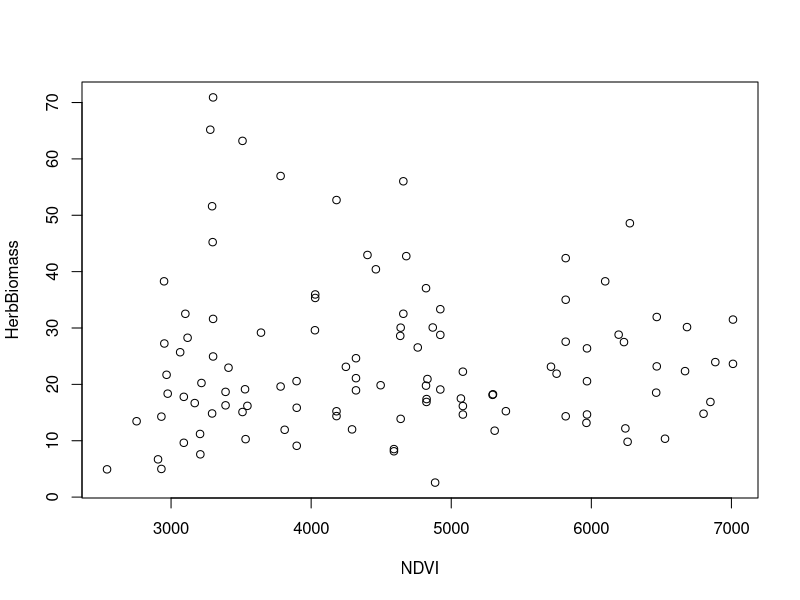
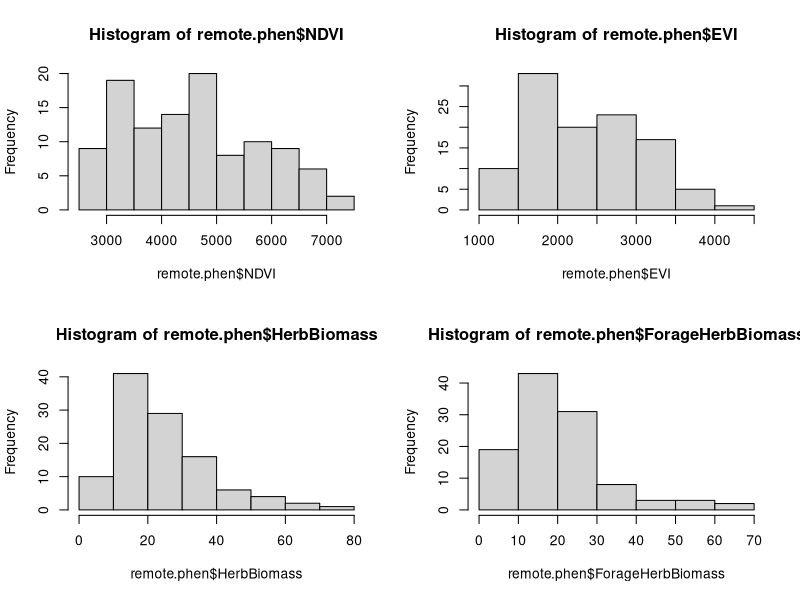
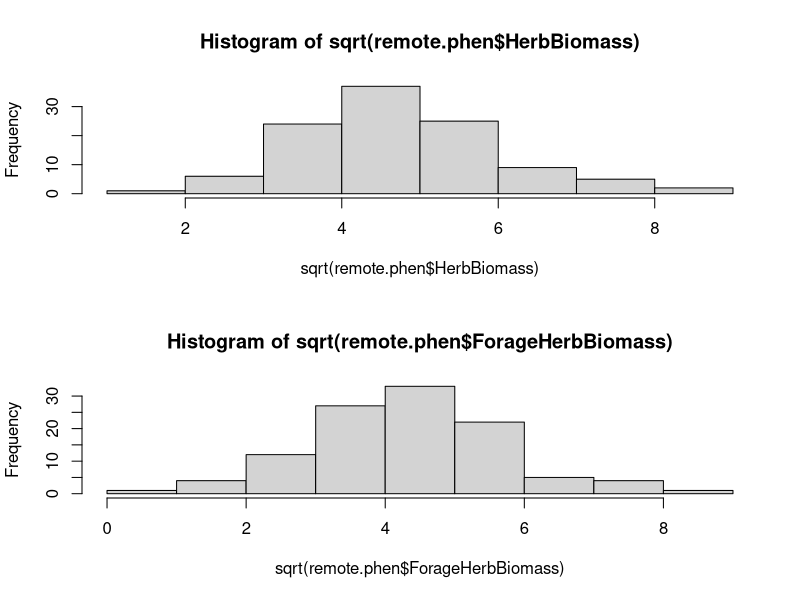
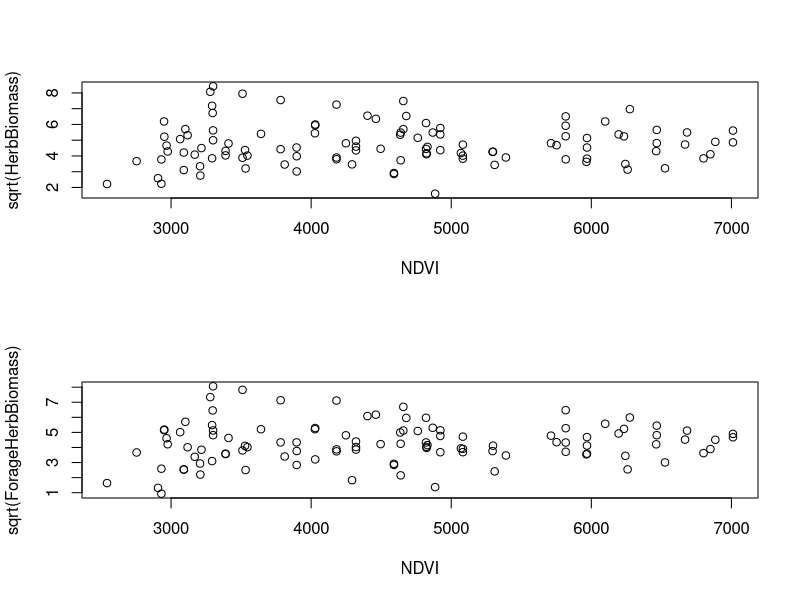
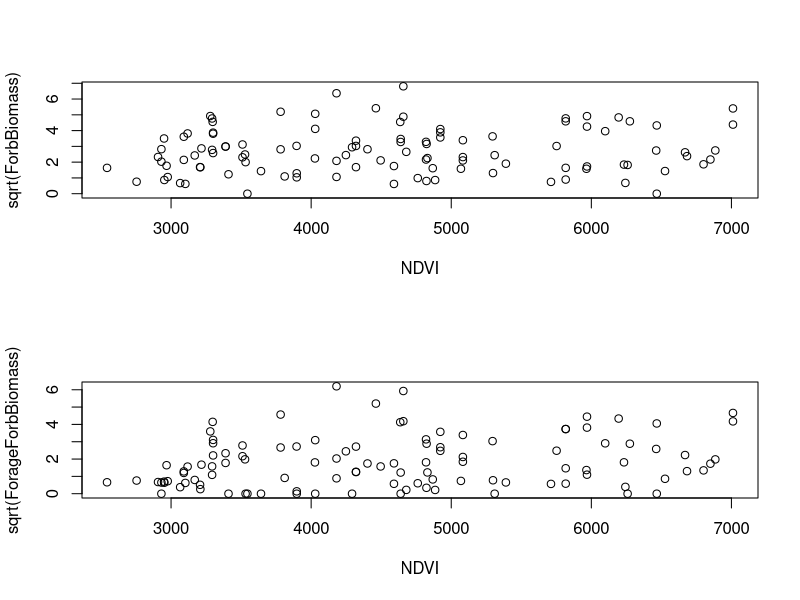
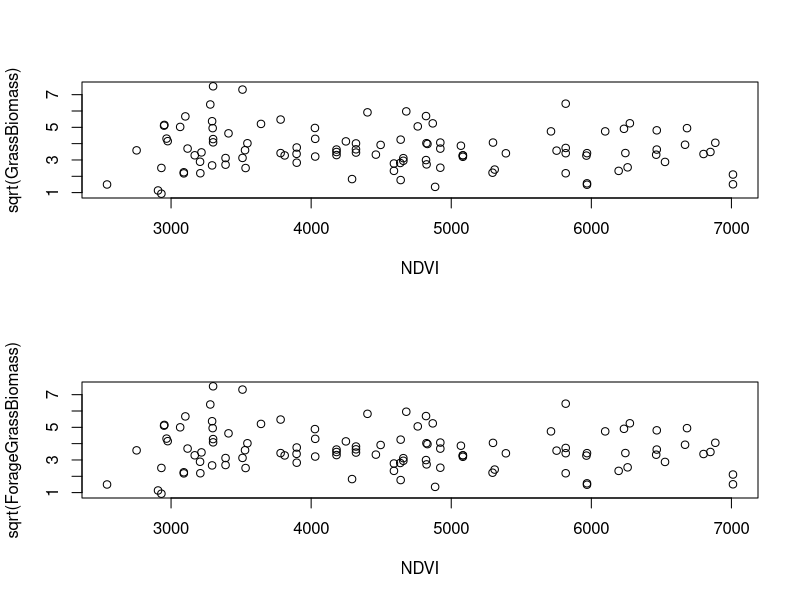
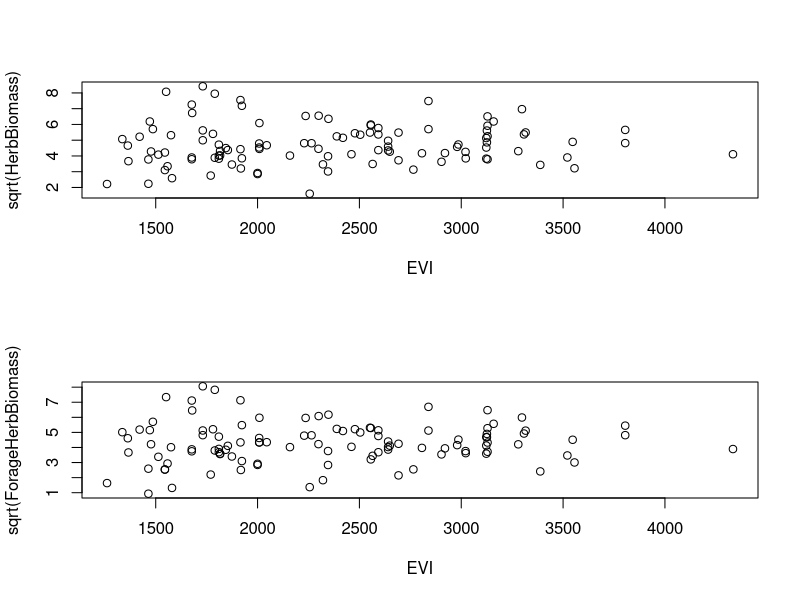
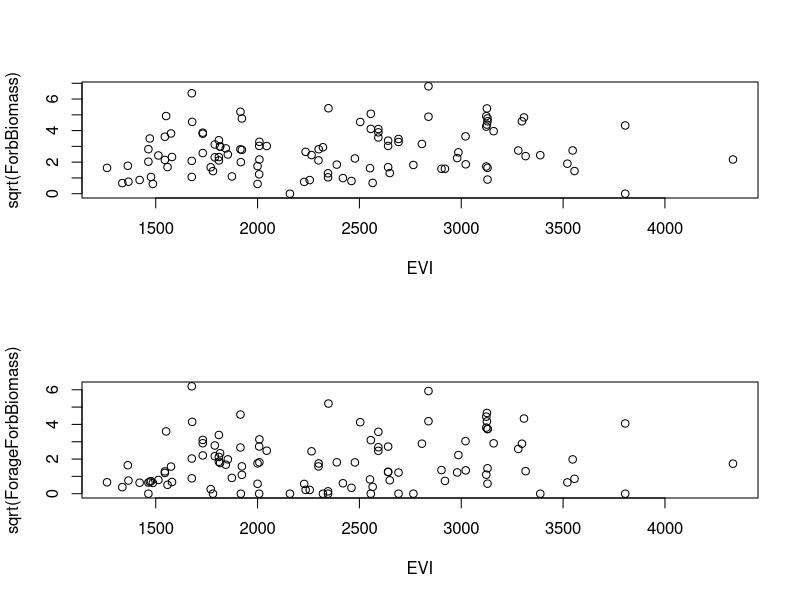

These charts were generated, in order, by the following R code:
########################################################
###### COMPARING GROUND-BASED VEGETATION MEASURES ###### 
######### TO REMOTELY SENSED VEGETATION INDICES ######## 
############ NSERP KJB  July 2016  #####################
########################################################

## WD
wd_workcomp <- "C:\\Users\\kristin.barker\\Documents\\GitHub\\RemoteSensing"
wd_laptop <- "C:\\Users\\kjbark3r\\Documents\\GitHub\\RemoteSensing"
	if (file.exists(wd_workcomp)) {
	  setwd(wd_workcomp)
	} else {
	  if(file.exists(wd_laptop)) {
		setwd(wd_laptop)
	  } else {
		  cat("Are you SURE you got that file path right?\n")
		  }
	  }
rm(wd_workcomp, wd_laptop)

## PACKAGES
library(dplyr)
library(tidyr) #gather

## DATA

# remote sensing
remote <- read.csv(file = "NSERP_AllPlots_NDVI-EVI.csv", as.is = TRUE) 
remote$Date <- as.Date(as.POSIXct((remote$Date+21600000)/1000, origin="1970-01-01", tz = "UTC"))
remote$PlotVisit <- paste(remote$PlotID, ".", remote$Date, sep = "")

# herbaceous biomass at phenology plots
phenology <- read.csv(file = "biomass-phenology.csv", as.is = TRUE)
  phenology$VisitDate <- as.POSIXlt(phenology$Date)
  phenology$VisitDOY <- phenology$VisitDate$yday 
  phenology$VisitDate <- as.POSIXct(phenology$VisitDate)
  phenology <- select(phenology, -c(PlotID, Date))

# ndvi, long form
ndvi <- remote %>%
  filter(Type == "Phenology") %>%
  select(PlotVisit, starts_with("ndvi."), starts_with("doy.")) %>%
  gather(RemoteDate, NDVI, -PlotVisit)
ndvi$VisitDate <- as.POSIXlt(substr(ndvi$PlotVisit, 5, 14))
ndvi$VisitDOY <- ndvi$VisitDate$yday  
ndvi$VisitDate <- as.POSIXct(ndvi$VisitDate)
ndvi$RemoteDate <- as.POSIXlt(substr(ndvi$RemoteDate, 6, 13), format = "%Y%m%d")
ndvi$RemoteDOY <- ndvi$RemoteDate$yday
ndvi$RemoteDate <- as.POSIXct(ndvi$RemoteDate)  
ndvi <- ndvi %>%
  mutate(doydiff = abs(RemoteDOY-VisitDOY)) %>%
  group_by(PlotVisit) %>%
  arrange(doydiff) %>%
  slice(which.min(doydiff)) %>%
  ungroup()

# evi, long form
evi <- remote %>%
  filter(Type == "Phenology") %>%
  select(PlotVisit, starts_with("evi."), starts_with("doy.")) %>%
  gather(RemoteDate, EVI, -PlotVisit)
evi$VisitDate <- as.POSIXlt(substr(evi$PlotVisit, 5, 14))
evi$VisitDOY <- evi$VisitDate$yday  
evi$VisitDate <- as.POSIXct(evi$VisitDate)
evi$RemoteDate <- as.POSIXlt(substr(evi$RemoteDate, 5, 12), format = "%Y%m%d")
evi$RemoteDOY <- evi$RemoteDate$yday
evi$RemoteDate <- as.POSIXct(evi$RemoteDate)  
evi <- evi %>%
  mutate(doydiff = abs(RemoteDOY-VisitDOY)) %>%
  group_by(PlotVisit) %>%
  arrange(doydiff) %>%
  slice(which.min(doydiff))  %>%
  ungroup() %>%
  subset(select = c(PlotVisit, EVI))

latlong <- read.csv(file = "NSERP_AllPlots.csv")
latlong$Date <- as.Date(latlong$Date, format = "%m/%d/%Y")
latlong <- latlong %>%
  subset(Type == "Phenology") %>%
  mutate(PlotVisit = paste(PlotID, ".", Date, sep="")) %>%
  select(PlotVisit, Latitude, Longitude)
  
remote.phen <- full_join(ndvi, evi, by = "PlotVisit") %>%
  select(-c(VisitDate, VisitDOY)) %>%
  full_join(phenology, by = "PlotVisit") %>%
  select(PlotVisit, VisitDate, VisitDOY, RemoteDOY, doydiff, NDVI, EVI,
         ForbBiomass, ForageForbBiomass, GrassBiomass, ForageGrassBiomass, 
         HerbBiomass, ForageHerbBiomass) %>%
  full_join(latlong, by = "PlotVisit")

## RELATIONSHIPS

## visualizations

plot(HerbBiomass ~ NDVI, data = remote.phen)
# yeesh

par(mfrow=c(2,2))
hist(remote.phen$NDVI)
hist(remote.phen$EVI)
hist(remote.phen$HerbBiomass)
hist(remote.phen$ForageHerbBiomass)
  #biomass measures are right-skewed
  #transforming...
    par(mfrow=c(2,1))
    hist(sqrt(remote.phen$HerbBiomass))
    hist(sqrt(remote.phen$ForageHerbBiomass))

##NDVI
plot(sqrt(HerbBiomass) ~ NDVI, data = remote.phen)
plot(sqrt(ForageHerbBiomass) ~ NDVI, data = remote.phen)

plot(sqrt(ForbBiomass) ~ NDVI, data = remote.phen)
plot(sqrt(ForageForbBiomass) ~ NDVI, data = remote.phen)

plot(sqrt(GrassBiomass) ~ NDVI, data = remote.phen)
plot(sqrt(ForageGrassBiomass) ~ NDVI, data = remote.phen)


##EVI
plot(sqrt(HerbBiomass) ~ EVI, data = remote.phen)
plot(sqrt(ForageHerbBiomass) ~ EVI, data = remote.phen)

plot(sqrt(ForbBiomass) ~ EVI, data = remote.phen)
plot(sqrt(ForageForbBiomass) ~ EVI, data = remote.phen)

plot(sqrt(GrassBiomass) ~ EVI, data = remote.phen)
plot(sqrt(ForageGrassBiomass) ~ EVI, data = remote.phen)

## regressions

##NDVI
herb <- lm(sqrt(HerbBiomass) ~ NDVI, data=remote.phen); summary(herb)
  herb.for <- lm(sqrt(ForageHerbBiomass) ~ NDVI, data=remote.phen); summary(herb.for)
forb <- lm(sqrt(ForbBiomass) ~ NDVI, data=remote.phen); summary(forb)
  forb.for <- lm(sqrt(ForageForbBiomass) ~ NDVI, data=remote.phen); summary(forb.for)
grass <- lm(sqrt(GrassBiomass) ~ NDVI, data=remote.phen); summary(grass)
  grass.for <- lm(sqrt(ForageGrassBiomass) ~ NDVI, data=remote.phen); summary(grass.for)
  
lm1 <- c(herb$coefficients[1], summary(herb)$adj.r.squared, summary(herb)$sigma)
lm2 <- c(herb.for$coefficients[1], summary(herb.for)$adj.r.squared, summary(herb.for)$sigma)
lm3 <- c(forb$coefficients[1], summary(forb)$adj.r.squareforb, summary(forb)$sigma)
lm4 <- c(forb.for$coefficients[1], summary(forb.for)$adj.r.squared, summary(forb.for)$sigma)
lm5 <- c(grass$coefficients[1], summary(grass)$adj.r.squared, summary(grass)$sigma)
lm6 <- c(grass.for$coefficients[1], summary(grass.for)$adj.r.squared, summary(grass.for)$sigma)

tprep <- rbind(lm1, lm2, lm3, lm4, lm5, lm6)
tab <- as.data.frame(tprep, row.names = c("All Herb", "Forage Herb", "All Forb", "Forage Forb", 
                         "All Grass", "Forage Grass"))
#tab <- rename(tab, NDVIcoeff = NDVI)
tab <- rename(tab, AdjRsquared = V2)
tab <- rename(tab, StdError = V3)
View(tab)

##EVI
herb <- lm(sqrt(HerbBiomass) ~ EVI, data=remote.phen); summary(herb)
  herb.for <- lm(sqrt(ForageHerbBiomass) ~ EVI, data=remote.phen); summary(herb.for)
forb <- lm(sqrt(ForbBiomass) ~ EVI, data=remote.phen); summary(forb)
  forb.for <- lm(sqrt(ForageForbBiomass) ~ EVI, data=remote.phen); summary(forb.for)
grass <- lm(sqrt(GrassBiomass) ~ EVI, data=remote.phen); summary(grass)
  grass.for <- lm(sqrt(ForageGrassBiomass) ~ EVI, data=remote.phen); summary(grass.for)
  
lm1 <- c(herb$coefficients[1], summary(herb)$adj.r.squared, summary(herb)$sigma)
lm2 <- c(herb.for$coefficients[1], summary(herb.for)$adj.r.squared, summary(herb.for)$sigma)
lm3 <- c(forb$coefficients[1], summary(forb)$adj.r.squareforb, summary(forb)$sigma)
lm4 <- c(forb.for$coefficients[1], summary(forb.for)$adj.r.squared, summary(forb.for)$sigma)
lm5 <- c(grass$coefficients[1], summary(grass)$adj.r.squared, summary(grass)$sigma)
lm6 <- c(grass.for$coefficients[1], summary(grass.for)$adj.r.squared, summary(grass.for)$sigma)

tprep <- rbind(lm1, lm2, lm3, lm4, lm5, lm6)
tab2 <- as.data.frame(tprep, row.names = c("All Herb", "Forage Herb", "All Forb", "Forage Forb", 
                         "All Grass", "Forage Grass"))
#tab <- rename(tab, NDVIcoeff = NDVI)
tab2 <- rename(tab2, AdjRsquared = V2)
tab2 <- rename(tab2, StdError = V3)
View(tab2)
